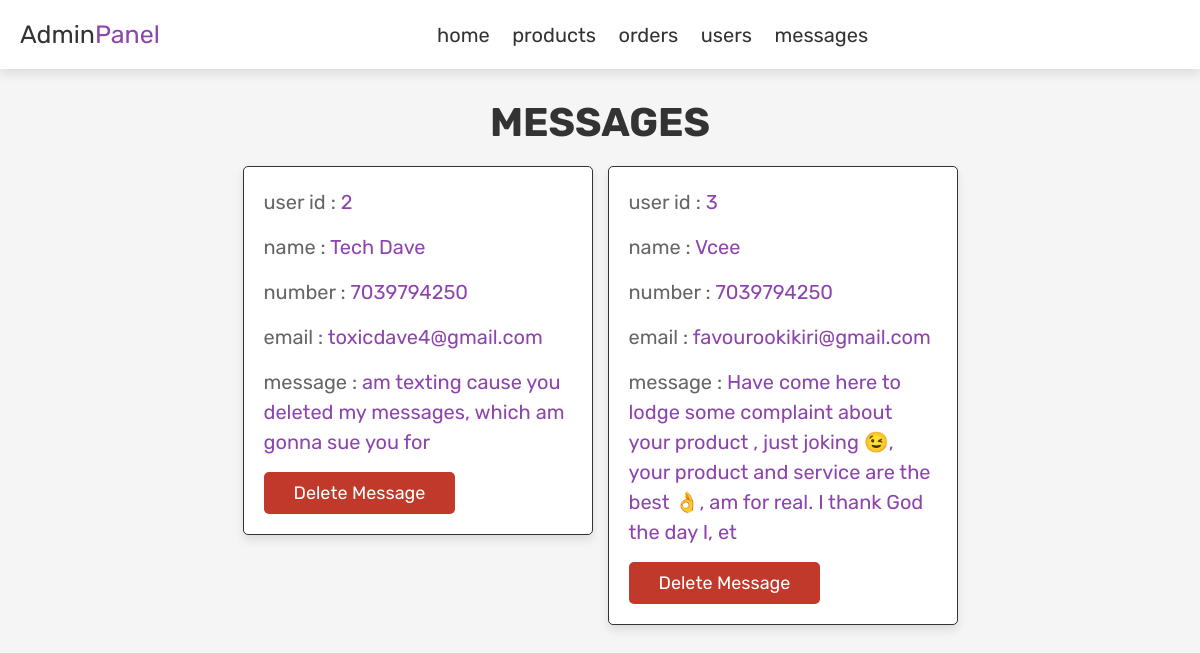
Page /admin_contact/ on the committed database.
### homepage/models.py (models this page shows, shortened)
class Message(models.Model):
    name = models.CharField(max_length=100)
    email = models.EmailField()
    number = models.IntegerField()
    message = models.TextField(max_length=1000)

### adminpanel/views.py (the view)
# urls.py: path('admin_contact/', views.admin_contact, name = 'admin contact'),
def admin_contact(request):
    select_message = Message.objects.all()
    select_message_count = select_message.count()
    context = {
        'select_message_count' : select_message_count,
        'select_message' : select_message,
    }
    return render(request, 'adminpanel/admin_contacts.html', context)

### homepage/templates/adminpanel/admin_contacts.html (shortened to what this page needs)
{% load static %}
<!DOCTYPE html>
<html lang="en">
<head>
   <link href="{% static 'fontawesomefree/css/all.min.css' %}" rel="stylesheet" type="text/css">
   <link rel="stylesheet" href="{% static 'css/admin_style.css' %}">
</head>
<body>
{% include "adminpanel/admin_header.html" %}
<section class="messages">
   <h1 class="title"> messages </h1>
   <div class="box-container">
   {% if select_message_count > 0 %}
      {% for text in select_message  %}
         <div class="box">
            <p> user id : <span>{{text.id}}</span> </p>
            <p> name : <span> {{text.name}} </span> </p>
            <p> number : <span> {{text.number}} </span> </p>
            <p> email : <span>{{text.email}}</span></p>
            <p> message : <span>{{text.message}}</span> </p>
            <a href="{% url "deletecontact" text.id %}" onclick="return confirm('delete this message?');" class="delete-btn">delete message</a>
         </div>
      {% endfor %}
   {% else %}
      <p class="empty">you have no messages!</p>
   {% endif %}
   </div>
</section>
</body>
</html>

### static/css/admin_style.css (style rules this page uses)
:root { --purple:#8e44ad; --red:#c0392b; --orange:#f39c12; --black:#333; --white:#fff; --light-color:#666; --light-white:#ccc; --light-bg:#f5f5f5; --border:.1rem solid var(--black); --box-shadow:0 .5rem 1rem rgba(0,0,0,.1); }
* { font-family: 'Rubik', sans-serif; margin:0; padding:0; box-sizing: border-box; outline: none; border:none; text-decoration: none; transition:all .2s linear; }
html { font-size: 62.5%; overflow-x: hidden; }
body { background-color: var(--light-bg); }
section { padding:3rem 2rem; }
.title { text-align: center; margin-bottom: 2rem; text-transform: uppercase; color:var(--black); font-size: 4rem; }
.btn, .option-btn, .delete-btn, .white-btn { display: inline-block; margin-top: 1rem; padding:1rem 3rem; cursor: pointer; color:var(--white); font-size: 1.8rem; border-radius: .5rem; text-transform: capitalize; }
.delete-btn { background-color: var(--red); }
.messages .box-container { display: grid; grid-template-columns: repeat(auto-fit, 35rem); justify-content: center; gap:1.5rem; max-width: 1200px; margin:0 auto; align-items: flex-start; }
.messages .box-container .box { background-color: var(--white); padding:2rem; border:var(--border); box-shadow: var(--box-shadow); border-radius: .5rem; }
.messages .box-container .box p { padding-bottom: 1.5rem; font-size: 2rem; color:var(--light-color); line-height: 1.5; }
.messages .box-container .box p span { color:var(--purple); }
.messages .box-container .box .delete-btn { margin-top: 0; }

### rows in the picture
Message: id "2", name "Tech Dave", number "7039794250", email "toxicdave4@gmail.com", message "am texting cause you deleted my messages, which am gonna sue you for"
Message: id "3", name "Vcee", number "7039794250", email "favourookikiri@gmail.com", message "Have come here to lodge some complaint about your product , just joking 😉, your product and service are the best 👌, am for real. I thank God the day I, et"
